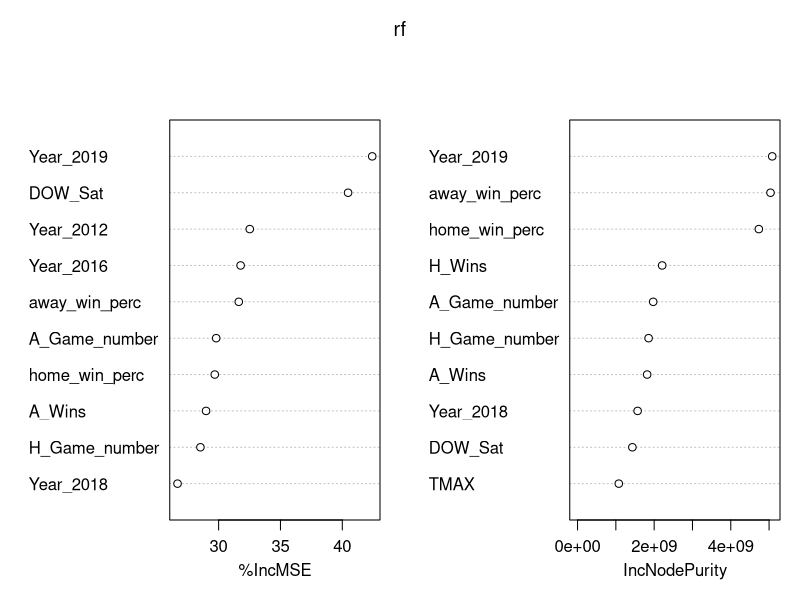
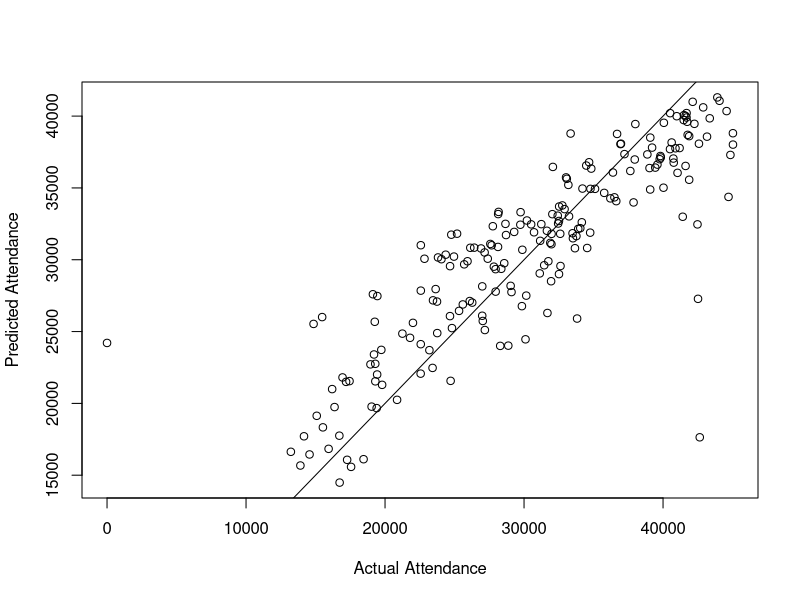
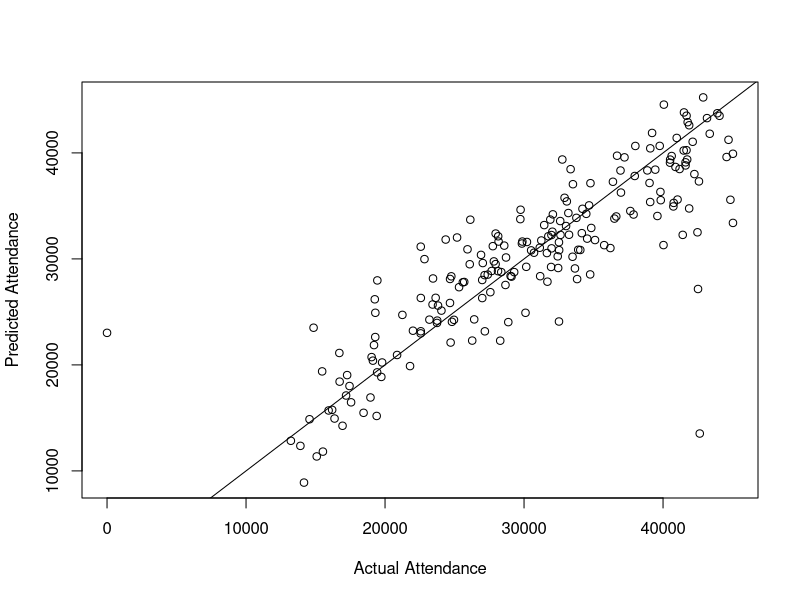

The R source for these figures, in order:
## ---- chunk 1
knitr::opts_chunk$set(echo = TRUE)
## ---- chunk 2
library(readr)
library(fastDummies)
library(dplyr)

#SVM
dat <- read_csv("2010_2019_DET_w_weather.csv")
dat <- select(dat, c("DH_Game","Year", "DOW", "Away", "H_Game_number","A_Game_number", "H_Wins","A_Wins","Game_Time","Attendance", "PRCP", "TMAX", "TMIN",WT01,WT03,WT07, WT08, WT16,WT18))

#dat <-dat[-1]
dat$DOW <- as.factor(dat$DOW)
dat$DH_Game <- as.factor(dat$DH_Game)
dat$Year <- as.factor(dat$Year)
dat$Away <- as.factor(dat$Away)
dat$Game_Time <- as.factor(dat$Game_Time)

dat <- dummy_cols(dat, select_columns = c("DOW","DH_Game","Year", "Away", "Game_Time"))
dat$DOW <- NULL
dat$DH_Game <- NULL
dat$Year <- NULL
dat$Away <- NULL
dat$Game_Time <- NULL

dat$home_win_perc <- round((dat$H_Wins/dat$H_Game_number),2)
dat$away_win_perc <- round((dat$H_Wins/dat$H_Game_number),2)


normalize <- function(x) {
  return ((x - min(x)) / (max(x) - min(x)))
}
#dat[2:4] <- as.data.frame(lapply(dat[2:4], normalize))

## 75% of the sample size
smp_size <- floor(0.75 * nrow(dat))

## set the seed to make your partition reproducible
set.seed(123)
train_ind <- sample(seq_len(nrow(dat)), size = smp_size)

train <-dat[train_ind, ]
test <- dat[-train_ind, ]

## ---- chunk 3
#with bagging
library(randomForest)
#Random Forest
rf <- randomForest(Attendance ~.,data = train, mtry=22, importance = TRUE, ntree = 1000)
rf
varImpPlot(rf, n.var =10)

model.rf.predictions <- predict(rf, test)
model.rf.predictions <- as.integer(round(model.rf.predictions))

oosmse_rf <- mean((test$Attendance-model.rf.predictions)^2)
summary(oosmse_rf)
plot(x=test$Attendance, y=model.rf.predictions, 
       xlab="Actual Attendance", ylab="Predicted Attendance")
  abline(a=0,b=1) 

## ---- chunk 4
#SVM Model
library(kernlab)
model.1 <- ksvm(Attendance ~ ., data = train,
                          kernel = "polydot", type = "eps-bsvr")

# look at basic information about the model
model.1

## Step 3: Evaluating model performance 
# predictions on testing dataset
model.1.predictions <- predict(model.1, test)
model.1.predictions <- as.integer(round(model.1.predictions))

oosmse_svm <- mean((test$Attendance-model.1.predictions)^2)
summary(oosmse_svm)
plot(x=test$Attendance, y=model.1.predictions, 
       xlab="Actual Attendance", ylab="Predicted Attendance")
  abline(a=0,b=1) 

lmsvm_model <- lm(test$Attendance~model.1.predictions)
summary(lmsvm_model)
